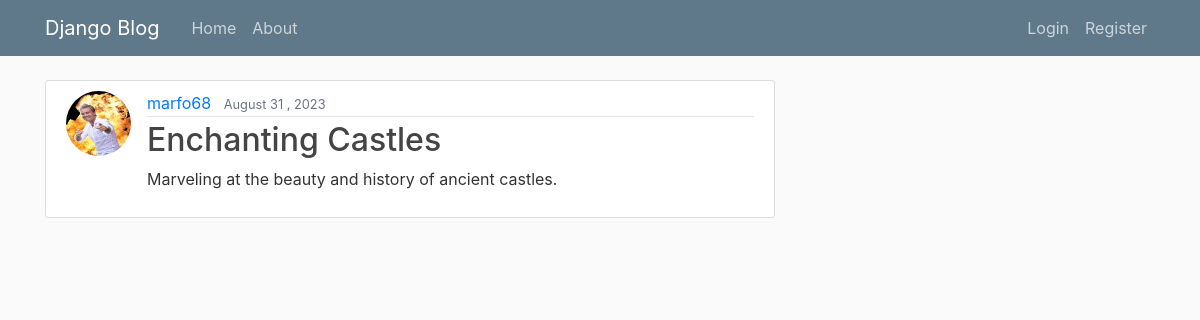
The app's page /post/54/ with its own data.
### blog/models.py (models this page shows, shortened)
class Post(models.Model):
    title = models.CharField(max_length=100)
    content = models.TextField()
    date_posted = models.DateTimeField(default=timezone.now)
    author = models.ForeignKey(User, on_delete=models.CASCADE)

### users/models.py (models this page shows, shortened)
class Profile(models.Model):
    user = models.OneToOneField(User, on_delete=models.CASCADE)
    image = models.ImageField(default='default.jpg', upload_to='profile_pics')

### blog/views.py (the view)
# urls.py: path('post/<int:pk>/', PostDetailView.as_view(), name='post-detail'),
class PostDetailView(DetailView):
    model = Post

### blog/templates/blog/post_detail.html (shortened to what this page needs)
{% extends "blog/base.html" %}
{% block content %}
<article class="media content-section">
    <img class ="rounded-circle article-img" src="{{ post.author.profile.image.url }}">
    <div class="media-body">
        <div class="article-metadata">
            <a class="mr-2" href="{% url 'user-posts' object.author.username %}">{{ object.author }}</a>
            <small class="text-muted">{{ object.date_posted|date:"F d , Y" }}</small>
        </div>
        <h2 class="article-title">{{ object.title }}</h2>
        <p class="article-content">{{ object.content }}</p>
    </div>
</article>
{% endblock content %}

### blog/static/blog/main.css (style rules this page uses)
body { background: #fafafa; color: #333333; margin-top: 5rem; }
h1, h2, h3, h4, h5, h6 { color: #444444; }
.content-section { background: #ffffff; padding: 10px 20px; border: 1px solid #dddddd; border-radius: 3px; margin-bottom: 20px; }
.article-title { color: #444444; }
.article-content { white-space: pre-line; }
.article-img { height: 65px; width: 65px; margin-right: 16px; }
.article-metadata { padding-bottom: 1px; margin-bottom: 4px; border-bottom: 1px solid #e3e3e3 }

### records on screen
Post: author.profile.image (picture), author "marfo68", date_posted "August 31 , 2023", title "Enchanting Castles", content "Marveling at the beauty and history of ancient castles."
